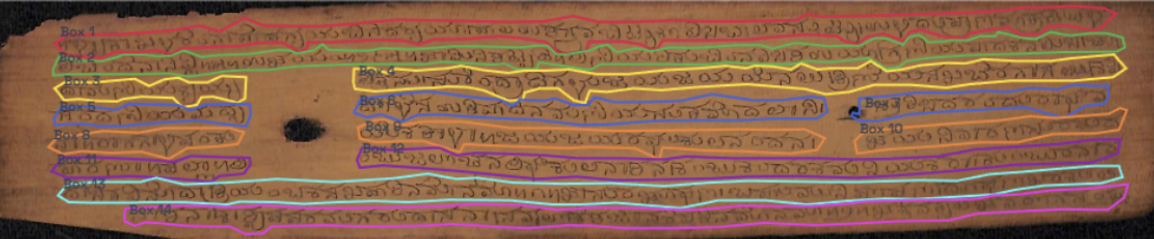
#> input picture palm-leaf-analysis/input/palm_leaf.jpg, 1154 x 239 px
$ python segmentation.py
#> lines starting #> are read from the running program, lines starting #| are printed output that depends on the picture; after the words box and inside, x2 and y2 are one past the last pixel; in counts of white or black regions, pixels touching at a corner belong together
"""Stage 1: detect text lines in a palm-leaf manuscript image.


"""
from __future__ import annotations

import json
from dataclasses import asdict, dataclass
from pathlib import Path
from typing import Iterable

try:
    import cv2  # type: ignore[import]
except Exception as exc:  # pragma: no cover - helpful error if opencv missing
    raise ImportError(
        "opencv-python is required to run segmentation.py. Install it with: python -m pip install opencv-python"
    ) from exc
try:
    import numpy as np  # type: ignore[import]
except Exception as exc:  # pragma: no cover - helpful error if numpy missing
    raise ImportError(
        "numpy is required to run segmentation.py. Install it with: python -m pip install numpy"
    ) from exc


@dataclass
class LineSegment:
    index: int
    bbox: list[int]
    polygon: list[list[int]]
    crop_path: str


def _ensure_dir(path: Path) -> None:
    path.mkdir(parents=True, exist_ok=True)


def _read_image(path: Path) -> np.ndarray:
    image = cv2.imread(str(path), cv2.IMREAD_COLOR)
    if image is None:
        raise FileNotFoundError(f"Could not read image: {path}")
    return image


def _binarize_for_text(image: np.ndarray) -> np.ndarray:
    gray = cv2.cvtColor(image, cv2.COLOR_BGR2GRAY)
    gray = cv2.fastNlMeansDenoising(gray, h=10)
    binary = cv2.adaptiveThreshold(
        gray,
        255,
        cv2.ADAPTIVE_THRESH_GAUSSIAN_C,
        cv2.THRESH_BINARY_INV,
        35,
        13,
    )
    kernel = cv2.getStructuringElement(cv2.MORPH_RECT, (3, 2))
    return cv2.morphologyEx(binary, cv2.MORPH_OPEN, kernel)


def _smooth(values: np.ndarray, window: int) -> np.ndarray:
    if window <= 1:
        return values.astype(np.float32)
    window = min(window, max(1, len(values)))
    kernel = np.ones(window, dtype=np.float32) / float(window)
    return np.convolve(values.astype(np.float32), kernel, mode="same")


def _runs_from_mask(mask: np.ndarray) -> list[tuple[int, int]]:
    runs: list[tuple[int, int]] = []
    start: int | None = None
    for idx, active in enumerate(mask):
        if active and start is None:
            start = idx
        elif not active and start is not None:
            runs.append((start, idx - 1))
            start = None
    if start is not None:
        runs.append((start, len(mask) - 1))
    return runs


def _merge_close_runs(runs: Iterable[tuple[int, int]], max_gap: int) -> list[tuple[int, int]]:
    merged: list[list[int]] = []
    for start, end in runs:
        if not merged or start - merged[-1][1] > max_gap:
            merged.append([start, end])
        else:
            merged[-1][1] = max(merged[-1][1], end)
    return [(start, end) for start, end in merged]


def _detect_line_boxes(
    image: np.ndarray,
    binary: np.ndarray,
    min_line_height: int = 12,
    gap_merge: int = 8,
    padding: int = 8,
    projection_threshold: float = 0.18,
) -> list[list[int]]:
    height, width = binary.shape[:2]
    projection = np.count_nonzero(binary, axis=1)
    smoothed = _smooth(projection, window=max(5, height // 120))
    threshold = max(3.0, smoothed.max() * projection_threshold)
    runs = _runs_from_mask(smoothed > threshold)
    runs = _merge_close_runs(runs, gap_merge)

    boxes: list[list[int]] = []
    for y1, y2 in runs:
        if y2 - y1 + 1 < min_line_height:
            continue

        y1 = max(0, y1 - padding)
        y2 = min(height - 1, y2 + padding)
        band = binary[y1 : y2 + 1, :]
        col_projection = np.count_nonzero(band, axis=0)
        active_cols = np.where(col_projection > max(2, band.shape[0] * 0.03))[0]
        if active_cols.size:
            x1 = max(0, int(active_cols[0]) - padding)
            x2 = min(width - 1, int(active_cols[-1]) + padding)
        else:
            x1, x2 = 0, width - 1

        boxes.append([x1, y1, x2 - x1 + 1, y2 - y1 + 1])

    if not boxes:
        boxes.append([0, 0, width, height])
    return boxes


def _save_projection_debug(binary: np.ndarray, output_path: Path) -> None:
    projection = np.count_nonzero(binary, axis=1).astype(np.float32)
    height = len(projection)
    width = 420
    canvas = np.full((height, width, 3), 255, dtype=np.uint8)

    max_value = float(projection.max()) or 1.0
    for row, value in enumerate(projection):
        bar_width = int((value / max_value) * (width - 20))
        cv2.line(canvas, (10, row), (10 + bar_width, row), (30, 90, 220), 1)

    cv2.imwrite(str(output_path), canvas)


def _line_color(index: int) -> tuple[int, int, int]:
    hue = int((index * 41) % 180)
    hsv = np.uint8([[[hue, 190, 245]]])
    bgr = cv2.cvtColor(hsv, cv2.COLOR_HSV2BGR)[0, 0]
    return int(bgr[0]), int(bgr[1]), int(bgr[2])


def _line_polygon(binary: np.ndarray, bbox: list[int]) -> list[list[int]]:
    x, y, w, h = bbox
    band = binary[y : y + h, x : x + w]
    if band.size == 0 or np.count_nonzero(band) == 0:
        return [[x, y], [x + w - 1, y], [x + w - 1, y + h - 1], [x, y + h - 1]]

    kernel = cv2.getStructuringElement(
        cv2.MORPH_RECT,
        (max(9, w // 24), max(3, h // 4)),
    )
    connected = cv2.dilate(band, kernel, iterations=1)
    contours, _ = cv2.findContours(connected, cv2.RETR_EXTERNAL, cv2.CHAIN_APPROX_SIMPLE)
    if not contours:
        return [[x, y], [x + w - 1, y], [x + w - 1, y + h - 1], [x, y + h - 1]]

    points = np.vstack(contours)
    hull = cv2.convexHull(points)
    epsilon = max(2.0, 0.01 * cv2.arcLength(hull, True))
    polygon = cv2.approxPolyDP(hull, epsilon, True).reshape(-1, 2)
    polygon[:, 0] += x
    polygon[:, 1] += y
    return [[int(px), int(py)] for px, py in polygon]


def segment_lines(
    image_path: str | Path,
    output_dir: str | Path = "output",
    min_line_height: int = 12,
    gap_merge: int = 8,
    padding: int = 8,
    projection_threshold: float = 0.18,
) -> dict:
    """Detect, crop, annotate, and serialize line segments."""

    image_path = Path(image_path)
    output_dir = Path(output_dir)
    crop_dir = output_dir / "line_crops"
    _ensure_dir(output_dir)
    _ensure_dir(crop_dir)

    image = _read_image(image_path)
#> in _read_image, image is the input picture: shape (239, 1154, 3); mean B, G, R 76.1, 99.4, 138.2
    binary = _binarize_for_text(image)
#> in _binarize_for_text, `gray = cv2.cvtColor(image, cv2.COLOR_BGR2GRAY)`:
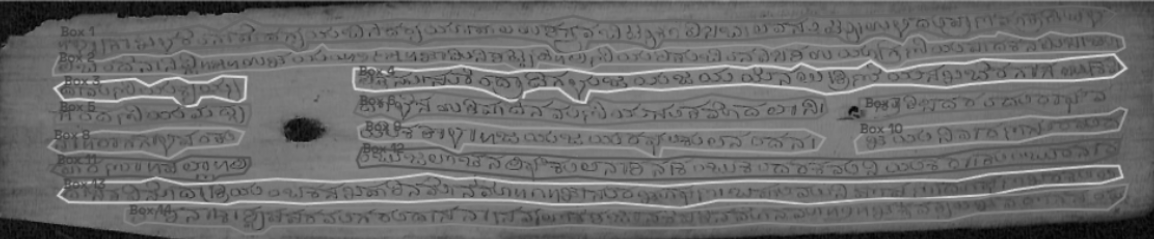
#> gray: shape (239, 1154); min 3, max 216, mean 108.3
#> in _binarize_for_text, `binary = cv2.adaptiveThreshold( gray, 255, cv2.ADAPTIVE_THRESH_GAUSSIA..`:
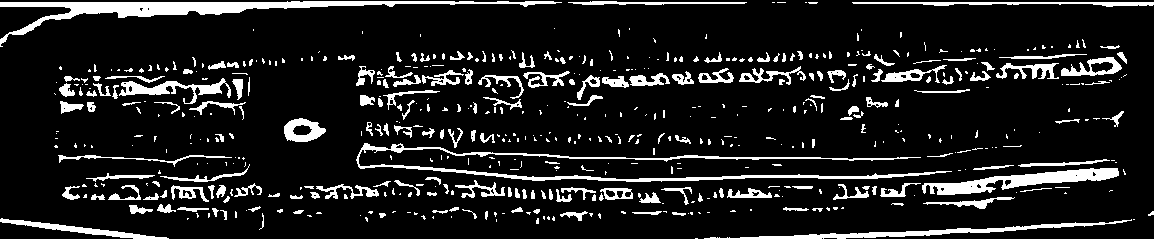
#> binary: shape (239, 1154); 12% white; 556 white regions (360 under 20 px), largest, box (x1, y1, x2, y2) and area: (0, 1, 562, 47) 4221, (356, 143, 952, 182) 3159, (922, 168, 1119, 195) 2098
#> in _binarize_for_text, `return cv2.morphologyEx(binary, cv2.MORPH_OPEN, kernel)`:
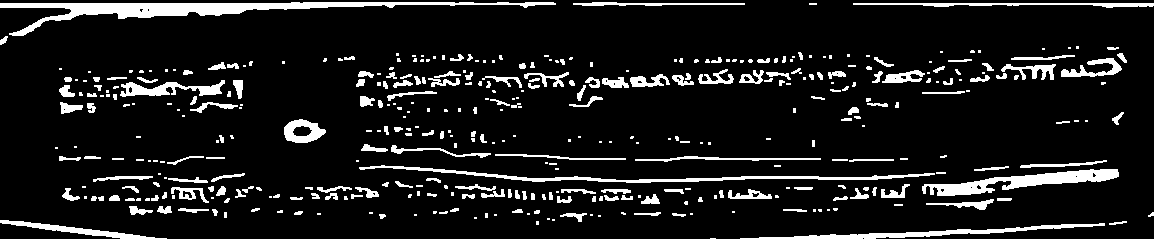
#> returned value: shape (239, 1154); 10.3% white; 398 white regions (198 under 20 px), largest, box (x1, y1, x2, y2) and area: (0, 2, 556, 36) 4162, (922, 169, 1119, 196) 2083, (359, 165, 935, 183) 1783
    boxes = _detect_line_boxes(
        image,
        binary,
        min_line_height=min_line_height,
        gap_merge=gap_merge,
        padding=padding,
        projection_threshold=projection_threshold,
    )
#> in _detect_line_boxes, `projection = np.count_nonzero(binary, axis=1)`: projection = 239 values, max 1037 at index 3, min 0 at index 0, mean 119
#> in _smooth, `window = min(window, max(1, len(values)))`: window = 5
#> in _smooth, `kernel = np.ones(window, dtype=np.float32) / float(window)`: kernel = [0.2, 0.2, 0.2, 0.2, 0.2]
#> in _detect_line_boxes, `smoothed = _smooth(projection, window=max(5, height // 120))`: smoothed = 239 values, max 687.8 at index 5, min 3 at index 44, mean 118.5
#> in _detect_line_boxes, `threshold = max(3.0, smoothed.max() * projection_threshold)`: threshold = 123.8
#> the loop in _runs_from_mask, `for idx, active in enumerate(mask):` made 239 passes
#> active on passes 1 to 12: False, True, True, True, True, True, True, True, True, True, True, True
#> after the loop in _runs_from_mask, `for idx, active in enumerate(mask):`: runs = [(1, 13), (58, 61), (70, 88), (90, 94), (156, 160), (173, 200), (231, 237)]
#> the loop in _merge_close_runs, `for start, end in runs:` made 7 passes
#> after the loop in _merge_close_runs, `for start, end in runs:`: merged = [[1, 13], [58, 61], [70, 94], [156, 160], [173, 200], [231, 237]]
#> in _detect_line_boxes, `runs = _merge_close_runs(runs, gap_merge)`: runs = [(1, 13), (58, 61), (70, 94), (156, 160), (173, 200), (231, 237)]
#> the loop in _detect_line_boxes, `for y1, y2 in runs:` made 6 passes
#> (y1, y2, x1, x2) on passes 1, 3, 5: (0, 21, 0, 1153), (62, 102, 51, 1128), (165, 208, 55, 1126)
#> after the loop in _detect_line_boxes, `for y1, y2 in runs:`:
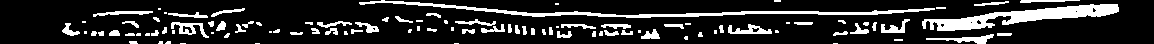
#> band: shape (44, 1154); 16.2% white; 98 white regions (35 under 20 px), largest, box (x1, y1, x2, y2) and area: (922, 4, 1119, 31) 2083, (359, 0, 935, 18) 1783, (926, 34, 994, 44) 262
#> after the loop in _detect_line_boxes, `for y1, y2 in runs:`: boxes = [[0, 0, 1154, 22], [51, 62, 1078, 41], [55, 165, 1072, 44]]

    annotated = image.copy()
    segments: list[LineSegment] = []
    for idx, (x, y, w, h) in enumerate(boxes, start=1):
        bbox = [int(x), int(y), int(w), int(h)]
        polygon = _line_polygon(binary, bbox)
        crop = image[y : y + h, x : x + w]
        crop_path = crop_dir / f"line_{idx:02d}.jpg"
        cv2.imwrite(str(crop_path), crop)

        color = _line_color(idx)
        points = np.array(polygon, dtype=np.int32).reshape((-1, 1, 2))
        cv2.polylines(annotated, [points], True, color, 2, cv2.LINE_AA)
        cv2.putText(
            annotated,
            f"Box {idx}",
            (x + 4, max(18, y + 18)),
            cv2.FONT_HERSHEY_SIMPLEX,
            0.55,
            color,
            2,
            cv2.LINE_AA,
        )
        segments.append(LineSegment(idx, bbox, polygon, str(crop_path)))
#> this loop made 3 passes
#> (epsilon in _line_polygon, hue in _line_color, hsv in _line_color, color) on passes 1 to 3: (23.26, 41, [[41, 190, 245]], (62, 245, 178)), (22.18, 82, [[82, 190, 245]], (196, 245, 62)), (21.89, 123, [[123, 190, 245]], (245, 62, 81))
#> pass 3, in _line_polygon (call 3), `band = binary[y : y + h, x : x + w]`:
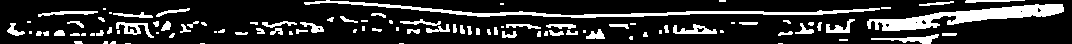
#> band: shape (44, 1072); 17.5% white; 98 white regions (35 under 20 px), largest, box (x1, y1, x2, y2) and area: (867, 4, 1064, 31) 2083, (304, 0, 880, 18) 1783, (871, 34, 939, 44) 262
#> after the loop:
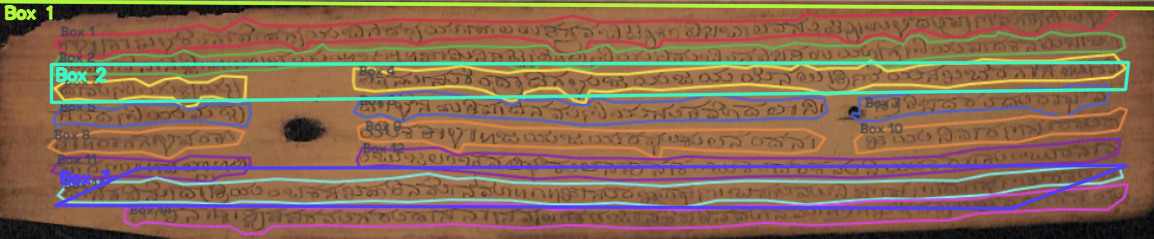
#> annotated: shape (239, 1154, 3); 10.54% of pixels changed, all inside (x1, y1, x2, y2) = (0, 0, 1154, 211)
#> after the loop, segments = 3 items

    segmented_output = output_dir / "segmented_output.jpg"
    debug_projection = output_dir / "debug_projection.jpg"
    metadata_path = output_dir / "segments_meta.json"

    cv2.imwrite(str(segmented_output), annotated)
    _save_projection_debug(binary, debug_projection)
#> in _save_projection_debug, `height = len(projection)`: height = 239
#> in _save_projection_debug, `canvas = np.full((height, width, 3), 255, dtype=np.uint8)`: canvas: shape (239, 420, 3); every value is 255
#> in _save_projection_debug, `max_value = float(projection.max()) or 1.0`: max_value = 1037
#> the loop in _save_projection_debug, `for row, value in enumerate(projection):` made 239 passes
#> (value, bar_width) on passes 1 to 3: (0, 0), (0, 0), (242, 93)
#> after the loop in _save_projection_debug, `for row, value in enumerate(projection):`:
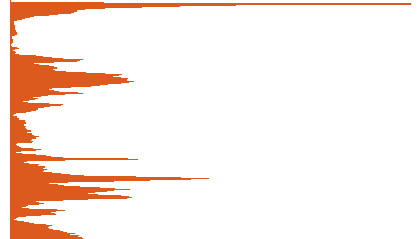
#> canvas: shape (239, 420, 3); mean of channels 0, 1, 2 230.1, 236.8, 251.1; drawn as B, G, R

    metadata = {
        "source_image": str(image_path),
        "line_count": len(segments),
        "segments": [asdict(segment) for segment in segments],
        "artifacts": {
            "segmented_output": str(segmented_output),
            "debug_projection": str(debug_projection),
        },
    }
    metadata_path.write_text(json.dumps(metadata, indent=2, ensure_ascii=False), encoding="utf-8")
    return metadata


if __name__ == "__main__":
    import argparse

    parser = argparse.ArgumentParser(description="Detect and crop text lines from a palm-leaf image.")
    parser.add_argument("image", nargs="?", default="input/palm_leaf.jpg")
    parser.add_argument("--output", default="output")
    args = parser.parse_args()

    result = segment_lines(args.image, args.output)
#> result = 4 items
    print(f"Detected {result['line_count']} line(s).")
#| Detected 3 line(s).
